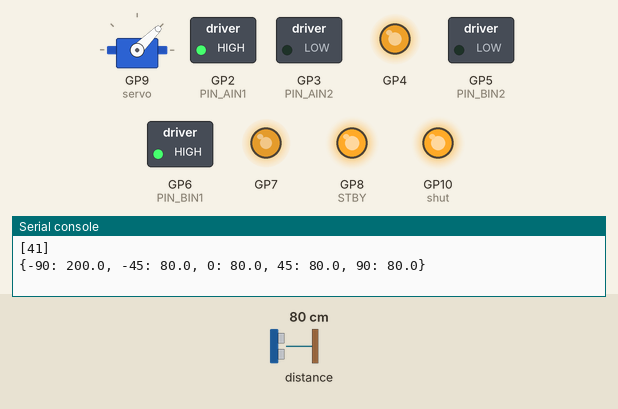
Simulated run of this program. Board: Raspberry Pi Pico running MicroPython. Shown: servo, switched loads named in the program (green lamp = pin HIGH), output pins drawn as LEDs (lit = HIGH), the last lines printed to the serial console. Dashed ring = blinking. The inputs (shaded band) are chosen by the test bench; at power-on: distance to the obstacle 80 cm. Random numbers come from a fixed seed; servo angles are drawn from the pulse width (0.5 ms = 0°, 2.5 ms = 180°); library files of the repository ran but are not shown: vl53l0x.py.

Above: at 1.3 s.
1.4 s: distance to the obstacle set to 111 cm
At 2.1 s:
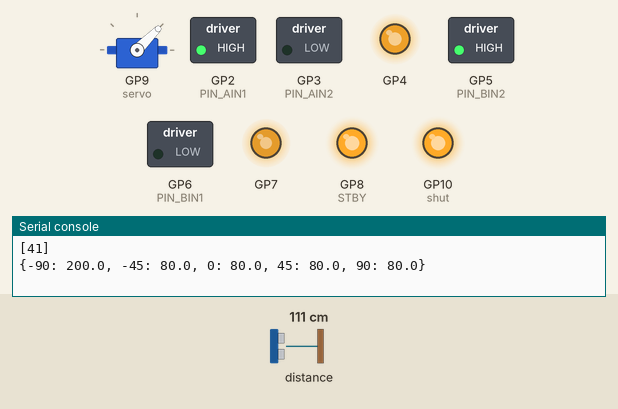
4.4 s: distance to the obstacle set to 118 cm
At 5.59 s:
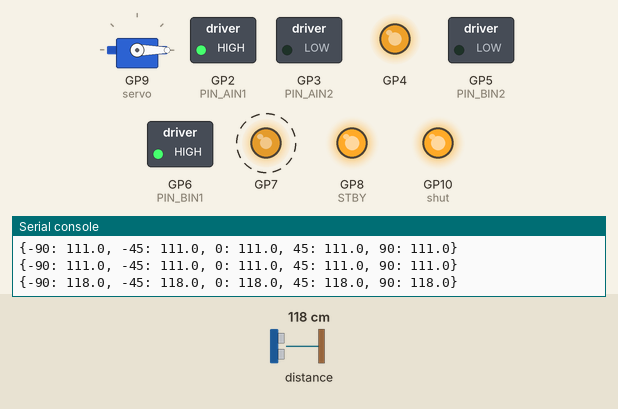
7.4 s: distance to the obstacle set to 2 cm
At 8.51 s:
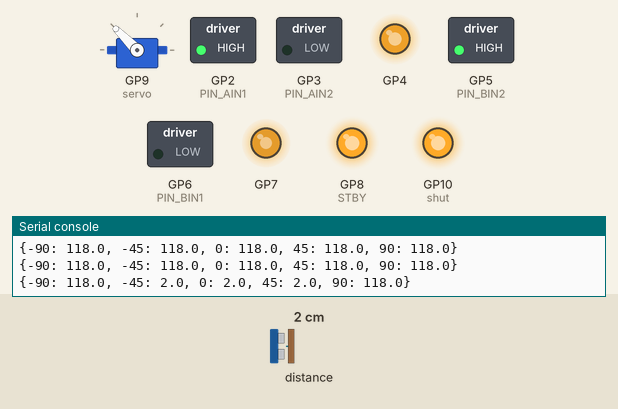
10.4 s: distance to the obstacle set to 250 cm
Timing chart, 0 to 14.4 s (numbered marks = the images above; inputs shaded):
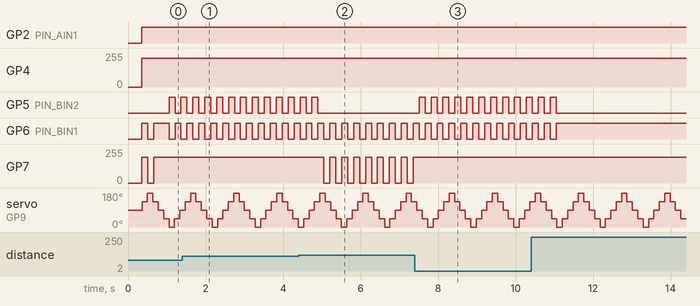

Measured:
- the behaviour switches between 114 and 115 cm on distance to the obstacle (found by bisection; images 1 and 2)
- after the input at 4.4 s, GP7: alternates 195/255 for 0.15 s and 0/255 for 0.15 s, starting after 0.65 s
- after the input at 7.4 s, GP5 (PIN_BIN2): alternates HIGH for 0.15 s and LOW for 0.15 s, starting after 0.11 s
- by itself, GP5 (PIN_BIN2): alternates HIGH for 0.15 s and LOW for 0.15 s, 4 changes in all, then stays LOW
- by itself, GP6 (PIN_BIN1): alternates HIGH for 0.15 s and LOW for 0.15 s, 5 changes in all, then stays HIGH
- by itself, servo on GP9 (servo): repeats every 1.1 s: 135° 0.14 s, 90° 0.14 s, 45° 0.14 s, 0° 0.14 s, 45° 0.14 s, 90° 0.14 s, 135° 0.14 s, 180° 0.14 s

The program:

car_main.py
```python
from machine import Pin, PWM, I2C
import uasyncio as aio
import math, time, random

from vl53l0x import VL53L0X
from run_time import mlp_act

DEADBAND = 0.30
PWM_DUTY_ON = 0.85
power_L = 1.0
power_R = 0.9
PULSE_MIN_US = 500
PULSE_MAX_US = 2500

# ---- Servo on GP9 (PWM) ----
servo = PWM(Pin(9))
servo.freq(50)  # 50 Hz

def _us_to_duty(us):
    return int(us * 65535 / 20000)

def write_servo_deg(deg):
    d = 0 if deg < 0 else (180 if deg > 180 else deg)
    us = PULSE_MIN_US + (PULSE_MAX_US - PULSE_MIN_US) * (d / 180.0)
    servo.duty_u16(_us_to_duty(us))

# ---- ToF (I2C0 on GP0/GP1) ----
shut = Pin(10, Pin.OUT, value=0)
time.sleep_ms(2)
shut.value(1)

time.sleep(0.02)

i2c = I2C(0, sda=Pin(0), scl=Pin(1), freq=400000)
print(i2c.scan())
tof = VL53L0X(i2c)
tof.start()

SEC_PER_DEG = 0.003
RAY_MAX_CM = 200.0

RAY_SEQUENCE = [-90, -45, 0, 45, 90, 45, 0, -45]
OBS_ANGLES = [-90, -45, 0, 45, 90]
ray_dists = {a: RAY_MAX_CM for a in RAY_SEQUENCE}
ray_idx = random.randrange(len(RAY_SEQUENCE))
last_servo_deg = 90

async def scan_dists():
    global ray_idx, last_servo_deg

    while True:
        deg = servo_deg_for_relative(RAY_SEQUENCE[ray_idx])

        wait_time = abs(last_servo_deg - deg) * SEC_PER_DEG;
        write_servo_deg(deg)

        await aio.sleep(wait_time)
        last_servo_deg = deg

        mm_sum = 0

        for _ in range(5):
            mm = tof.read()
            if mm is None or mm > 2000 or mm <= 0:
                mm = 2000
            mm_sum += mm

        sm = mm_sum / 5 / 10
        sm = min(200, max(0, sm))

        ray_dists[RAY_SEQUENCE[ray_idx]] = sm

        ray_idx = (ray_idx + 1) % len(RAY_SEQUENCE)

        if ray_idx % len(RAY_SEQUENCE) == 0:
            print(ray_dists)

# ---- Motor driver -----

PIN_AIN1 = 2
PIN_AIN2 = 3
PIN_PWMA = 4
PIN_BIN1 = 6
PIN_BIN2 = 5
PIN_PWMB = 7
PIN_STBY = 8
PWM_FREQ = 1000

cmd_l = 0
cmd_r = 0
cmd_hold = 0

def mkpwm(pin, freq=1000):
    p = PWM(Pin(pin)); p.freq(freq); p.duty_u16(0); return p

AIN1, AIN2 = Pin(PIN_AIN1, Pin.OUT, value=0), Pin(PIN_AIN2, Pin.OUT, value=0)
BIN1, BIN2 = Pin(PIN_BIN1, Pin.OUT, value=0), Pin(PIN_BIN2, Pin.OUT, value=0)
PWMA, PWMB = mkpwm(PIN_PWMA), mkpwm(PIN_PWMB)
STBY = Pin(PIN_STBY, Pin.OUT, value=1)

def _duty_from_frac(frac):
    if frac < 0: frac = 0
    if frac > 1: frac = 1
    return int(frac * 65535)

def set_tracks(qL, qR):
    dutyL = _duty_from_frac(PWM_DUTY_ON * power_L)
    dutyR = _duty_from_frac(PWM_DUTY_ON * power_R)
    # Left
    if qL > 0:   AIN1.value(1); AIN2.value(0); PWMA.duty_u16(dutyL)
    elif qL < 0: AIN1.value(0); AIN2.value(1); PWMA.duty_u16(dutyL)
    else:        AIN1.value(0); AIN2.value(0); PWMA.duty_u16(0)
    # Right
    if qR > 0:   BIN1.value(1); BIN2.value(0); PWMB.duty_u16(dutyR)
    elif qR < 0: BIN1.value(0); BIN2.value(1); PWMB.duty_u16(dutyR)
    else:        BIN1.value(0); BIN2.value(0); PWMB.duty_u16(0)

# ----- Other -----

def servo_deg_for_relative(rel_degrees):
    return 90 + rel_degrees

def quantize_ternary(x, deadband=DEADBAND):
    if x >  deadband: return  1
    if x < -deadband: return -1
    return 0

def build_observation():
    d = [min(1.0, max(0.0, ray_dists[a] / RAY_MAX_CM)) for a in OBS_ANGLES]
    return d + [cmd_l, cmd_r]

async def task_control():

    global cmd_l, cmd_r, cmd_hold
    period = 1.0 / 50.0

    while True:

        obs = build_observation()
        a_l, a_r = mlp_act(obs)

        ql = quantize_ternary(a_l)
        qr = quantize_ternary(a_r)

        if cmd_hold > 0:
            ql, qr = cmd_l, cmd_r
            cmd_hold -= 1
        else:
            if (ql != cmd_l) or (qr != cmd_r):
                cmd_l, cmd_r = ql, qr
                cmd_hold = 6

        set_tracks(cmd_l, cmd_r)
        await aio.sleep(period)

async def main():
    write_servo_deg(90)
    await aio.sleep(0.2)

    STBY.value(1)

    t1 = aio.create_task(scan_dists())
    t2 = aio.create_task(task_control())

    await aio.gather(t1, t2)


aio.run(main())
```

run_time.py
```python
from math import tanh
from policy_export import W1, B1, W2, B2, HID, OBS_DIM

def mlp_act(obs):
    h = [0.0]*HID

    for i in range(HID):
        s = B1[i]
        row = W1[i]
        for j in range(OBS_DIM):
            s += row[j] * obs[j]
        h[i] = tanh(s)

    out = [0.0, 0.0]

    for k in range(2):
        s = B2[k]
        row = W2[k]
        for i in range(HID):
            s += row[i] * h[i]
        out[k] = tanh(s)

    return out[0], out[1]
```

policy_export.py
```python
# Auto-generated from small_space_best_policy(b=890_a=111)_gen140.npz
OBS_DIM = 7
HID = 16
W1 = [[-2.10271954536438, -2.1361570358276367, -5.355920791625977, 3.0107436180114746, 1.565773606300354, 1.1388933658599854, 2.2446658611297607], [-1.5384094715118408, 1.1951498985290527, 1.282216191291809, -0.7698238492012024, -0.5070138573646545, -0.1789885014295578, -0.9363881945610046], [-2.463998794555664, -1.4120070934295654, -0.5901877880096436, 0.7345513701438904, -0.9856812953948975, -2.888610601425171, 0.28184419870376587], [0.8511384725570679, 1.5846314430236816, 1.4109294414520264, 0.8161919116973877, 0.07674849033355713, -1.1696579456329346, -2.541243314743042], [-0.7914637923240662, 0.3397446870803833, 2.456120729446411, 1.5358046293258667, -0.24277052283287048, 1.842302918434143, 1.073424220085144], [-1.1765321493148804, -1.6663283109664917, -1.7042570114135742, -4.543331623077393, -0.6029404997825623, 0.04632820188999176, 4.056808948516846], [0.12739050388336182, 0.24333876371383667, 0.4588584005832672, 0.6297174692153931, -1.0970180034637451, 1.143570899963379, 2.1037685871124268], [-1.3508098125457764, -0.6421364545822144, 1.4730478525161743, -0.013864743523299694, 1.9853602647781372, 3.8040237426757812, 0.7678554654121399], [-0.5679131150245667, 0.38200297951698303, 2.8346848487854004, -1.995787262916565, 0.11273358762264252, -3.706538677215576, -0.05161948502063751], [-2.4427576065063477, -0.5189526081085205, 0.5782644152641296, 1.0212814807891846, -2.0946156978607178, -3.6190598011016846, 0.9110206365585327], [0.2682311236858368, 4.232706069946289, -1.0271556377410889, 2.125605344772339, 1.6922038793563843, 1.5722805261611938, 0.5123546719551086], [0.44194960594177246, 0.6278995871543884, -0.09959755092859268, -1.4706472158432007, 4.3420491218566895, -1.473927617073059, -1.8121098279953003], [-1.2030173540115356, -0.9449259042739868, -0.0648224800825119, 0.05091477930545807, 0.9551867842674255, -1.1258759498596191, -0.680989146232605], [2.0569522380828857, 0.021746408194303513, -3.3984177112579346, -0.4618922173976898, -1.1959192752838135, -0.7880332469940186, -0.6057989597320557], [1.9498966932296753, 1.3316726684570312, -1.1623783111572266, -0.5359665751457214, 1.7483376264572144, -0.020845288410782814, -1.052696704864502], [-1.6532397270202637, 2.6013638973236084, -1.1088382005691528, -0.6360441446304321, 1.7353591918945312, -0.33549079298973083, 1.8907290697097778]]
B1 = [-1.5664464235305786, 1.403714656829834, -0.20361559092998505, -0.785347580909729, -0.36523348093032837, 1.157631278038025, 0.9505521059036255, 0.8774241805076599, -1.4668186902999878, -1.5173944234848022, 1.4823628664016724, 1.3755111694335938, -0.7770441174507141, -0.7149361968040466, 0.5529032349586487, 0.2735406458377838]
W2 = [[-2.591242551803589, 0.780274510383606, -2.174258232116699, -1.1356223821640015, 0.18115070462226868, -1.0350341796875, -1.2143176794052124, 1.1941955089569092, 0.5840434432029724, -2.4243338108062744, -0.3112105429172516, 0.19804349541664124, -1.34563410282135, -0.6236780285835266, -2.2402615547180176, 1.6242308616638184], [-1.4373267889022827, 0.7548643946647644, -0.7894211411476135, 2.699854850769043, 1.432455062866211, -1.8309680223464966, -0.9462584257125854, -1.534798502922058, -0.8331474661827087, 0.07774316519498825, -1.448327898979187, -0.9393151998519897, 1.241188883781433, 0.975888192653656, 0.667180597782135, 1.6131170988082886]]
B2 = [1.2831740379333496, 1.750450849533081]
```
